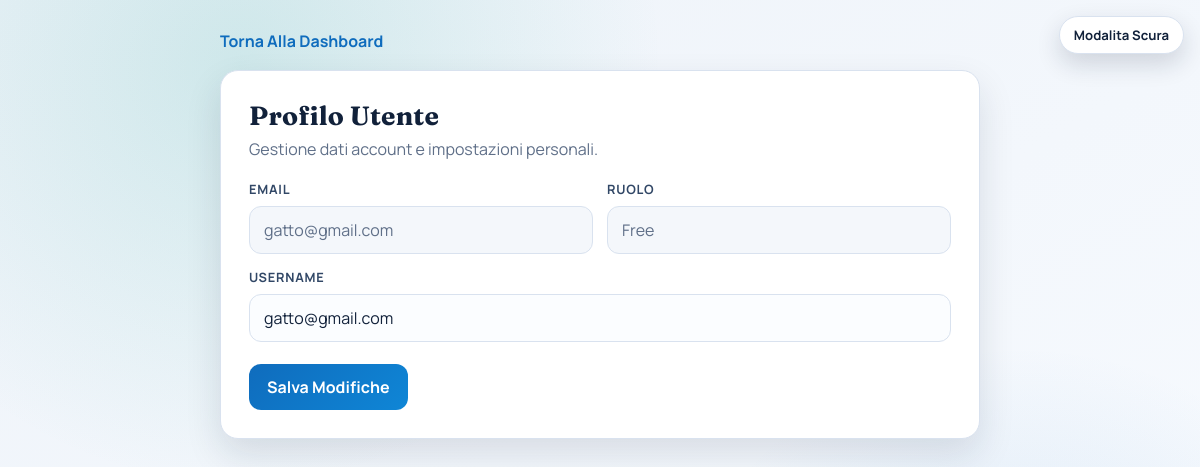
The app's page /profile.php (signed in) with its own data.
### tables this page shows
CREATE TABLE `users` (
  `id` int(11) NOT NULL,
  `username` varchar(50) NOT NULL,
  `email` varchar(150) NOT NULL,
  `password_hash` varchar(255) NOT NULL,
  `role_id` int(11) NOT NULL DEFAULT 1,
  `is_active` tinyint(1) DEFAULT 1,
  `created_at` timestamp NOT NULL DEFAULT current_timestamp(),
  `updated_at` timestamp NOT NULL DEFAULT current_timestamp() ON UPDATE current_timestamp()
);

CREATE TABLE `roles` (
  `id` int(11) NOT NULL,
  `name` varchar(50) NOT NULL,
  `description` varchar(255) DEFAULT NULL,
  `created_at` timestamp NOT NULL DEFAULT current_timestamp()
);

### config/auth.php (called while the page is built, shortened)
<?php
require_once __DIR__ . '/jwt.php';
function getCurrentUser(): ?array {
    static $cachedUser = null;
    static $resolved = false;
    if ($resolved) {
        return $cachedUser;
    }
    $resolved = true;
    $accessToken = (string)($_COOKIE[ACCESS_COOKIE_NAME] ?? '');
    $payload = null;
    if ($accessToken !== '') {
        try {
            $payload = jwtVerify($accessToken);
        } catch (Throwable $e) {
            $payload = null;
        }
    }
    $userId = (int)$payload['sub'];
    $pdo = getDB();
    $stmt = $pdo->prepare(
        "SELECT u.id, u.username, u.email, u.is_active, r.name AS role_name
         FROM users u
         JOIN roles r ON u.role_id = r.id
         WHERE u.id = ?
         LIMIT 1"
    );
    $stmt->execute([$userId]);
    $row = $stmt->fetch();
    $cachedUser = [
        'id' => (int)$row['id'],
        'username' => (string)$row['username'],
        'email' => (string)$row['email'],
        'role' => (string)$row['role_name'],
        'permissions' => getUserPermissions((int)$row['id']),
    ];
    return $cachedUser;
}
function getUserPermissions(int $userId): array {
    $pdo = getDB();
    $stmt = $pdo->prepare("
            SELECT p.name
        FROM users u
        JOIN role_permissions rp ON u.role_id = rp.role_id
        JOIN permissions p       ON rp.permission_id = p.id
        WHERE u.id = ? AND u.is_active = 1
            UNION
            SELECT p.name
            FROM user_permissions up
            JOIN permissions p ON up.permission_id = p.id
            WHERE up.user_id = ?
    ");
    $stmt->execute([$userId, $userId]);
    return array_column($stmt->fetchAll(), 'name');
}
function can(string $permission): bool {
    $user = getCurrentUser();
    return in_array($permission, $user['permissions'], true);
}
function requireLogin(): array {
    $user = getCurrentUser();
    return $user;
}
function requirePermission(string $permission): array {
    $user = requireLogin();
    return $user;
}

### config/jwt.php (called while the page is built, shortened)
<?php
function base64url_encode(string $data): string {
    return rtrim(strtr(base64_encode($data), '+/', '-_'), '=');
}
function base64url_decode(string $data): string {
    $pad  = strlen($data) % 4;
    if ($pad) $data .= str_repeat('=', 4 - $pad);
    return base64_decode(strtr($data, '-_', '+/'));
}
function jwtVerify(string $token): array {
    $parts = explode('.', $token);
    [$headerB64, $payloadB64, $sigB64] = $parts;
    $expectedSig = base64url_encode(
        hash_hmac('sha256', "$headerB64.$payloadB64", JWT_SECRET, true)
    );
    $payload = json_decode(base64url_decode($payloadB64), true);
    $now = time();
    return $payload;
}

### profile.php (the view, shortened to what this page needs)
<?php
require_once __DIR__ . '/config/auth.php';
$user = requirePermission('view_profile');
$username = $user['username'];
$email = $user['email'];
$role = $user['role'];
?>
<!DOCTYPE html>
<html lang="it">
<head>
</head>
<body>
    <button type="button" class="theme-toggle" id="themeToggle" aria-label="Attiva o disattiva tema scuro"></button>
    <div class="wrap">
        <div class="top">
            <a class="back" href="dashboard.php">Torna Alla Dashboard</a>
        </div>
        <section class="card">
            <h1>Profilo Utente</h1>
            <p class="sub">Gestione dati account e impostazioni personali.</p>
            <form method="POST">
                <div class="grid">
                    <div class="field">
                        <label>Email</label>
                        <input type="email" value="<?= htmlspecialchars($email) ?>" readonly>
                    </div>
                    <div class="field">
                        <label>Ruolo</label>
                        <input type="text" value="<?= htmlspecialchars(ucfirst($role)) ?>" readonly>
                    </div>
                </div>
                <?php if (can('edit_profile')): ?>
                    <div class="field">
                        <label for="new_username">Username</label>
                        <input id="new_username" type="text" name="new_username" value="<?= htmlspecialchars($username) ?>" required>
                    </div>
                    <button class="btn" type="submit">Salva Modifiche</button>
                <?php endif; ?>
            </form>
        </section>
    </div>
</body>
</html>

### profile.php (style rules this page uses)
:root { --bg: #f4f7fb; --surface: #ffffff; --text: #11213a; --muted: #5f6f88; --line: #d9e2ef; --brand: #0f6cbd; --danger: #b42318; --ok: #067647; --label: #314766; --input-bg: #fbfdff; --radius-xl: 18px; --radius-md: 12px; --shadow: 0 16px 36px rgba(17, 33, 58, 0.12); }
* { box-sizing: border-box; }
body { margin: 0; min-height: 100vh; font-family: 'Manrope', sans-serif; color: var(--text); background: radial-gradient(circle at 20% 8%, rgba(34,166,153,0.16), transparent 35%), radial-gradient(circle at 85% 90%, rgba(15,108,189,0.14), transparent 30%), linear-gradient(150deg, #eef3f9 0%, #f8fbff 100%); padding: 30px 20px; }
.theme-toggle { position: fixed; top: 16px; right: 16px; z-index: 10; border: 1px solid var(--line); background: var(--surface); color: var(--text); border-radius: 999px; padding: 9px 14px; font: inherit; font-weight: 700; font-size: .82rem; cursor: pointer; box-shadow: 0 10px 24px rgba(17, 33, 58, 0.16); }
.wrap { width: min(760px, 100%); margin: 0 auto; }
.top { display: flex; align-items: center; justify-content: space-between; margin-bottom: 18px; }
.back { color: var(--brand); text-decoration: none; font-weight: 700; }
.card { background: var(--surface); border: 1px solid var(--line); border-radius: var(--radius-xl); box-shadow: var(--shadow); padding: 28px; animation: enter .35s ease-out; }
h1 { margin: 0; font-size: 1.65rem; font-family: 'Fraunces', serif; letter-spacing: .2px; }
.sub { margin: 6px 0 20px; color: var(--muted); }
.grid { display: grid; grid-template-columns: repeat(2, minmax(0, 1fr)); gap: 14px; }
.field { margin-bottom: 14px; }
label { display: block; margin-bottom: 8px; font-size: .8rem; font-weight: 700; text-transform: uppercase; letter-spacing: .06em; color: var(--label); }
input { width: 100%; border: 1px solid var(--line); border-radius: var(--radius-md); padding: 12px 14px; font: inherit; color: var(--text); background: var(--input-bg); }
input[readonly] { background: var(--bg); color: var(--muted); }
.btn { margin-top: 8px; border: 0; border-radius: var(--radius-md); background: linear-gradient(135deg, var(--brand), #0f86d6); color: #fff; padding: 12px 18px; font: inherit; font-weight: 700; cursor: pointer; }

### records on screen
users: email "gatto@gmail.com", role.name "Free", new_username "gatto@gmail.com"
